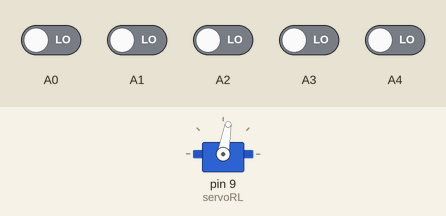
The sketch below on a simulated Arduino Uno, built with avr-gcc and run on an emulated ATmega328P. On the bench: servo. Inputs (shaded band) come from the test bench; at power-on: A0–4 LOW.

Above: at 1.2 s.
1.3 s: A2 driven HIGH
At 2.7 s:
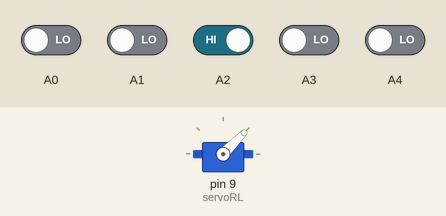
Timing chart, 0 to 4.3 s (numbered marks = the images above; inputs shaded):
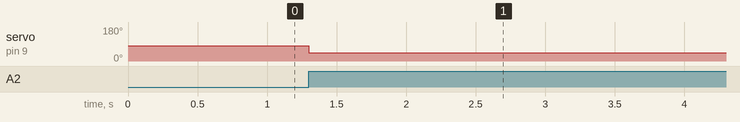

Measured:
- after the input at 1.3 s, servo on pin 9 (servoRL): 80° → 45° at once

The sketch:

lab_P.ino
```cpp
#include <Servo.h>

Servo servoRL;
//Servo servoUD;

int A=0;//0
int B=0;//1
int C=0;//2
int D=0;//3
int E=0;//4

// Arduino pins for the shift register
#define MOTORLATCH 12
#define MOTORCLK 4
#define MOTORENABLE 7
#define MOTORDATA 8

// 8-bit bus after the 74HC595 shift register
// (not Arduino pins)
// These are used to set the direction of the bridge driver.
#define MOTOR1_A 2
#define MOTOR1_B 3
#define MOTOR2_A 1
#define MOTOR2_B 4
#define MOTOR3_A 5
#define MOTOR3_B 7
#define MOTOR4_A 0
#define MOTOR4_B 6

//TODO:
#define MOTOR1_PWM 11
#define MOTOR2_PWM 3
#define MOTOR3_PWM 6
#define MOTOR4_PWM 5

// Codes for the motor function.
#define FORWARD 1
#define BACKWARD 2
#define RELEASE 3

int select=0;
int pwm=0;


void setup() {
  servoRL.attach(9);//right & left

  pinMode(A0,INPUT);
  pinMode(A1,INPUT);
  pinMode(A2,INPUT);
  pinMode(A3,INPUT);
  pinMode(A4,INPUT);
  servoRL.write(80);
}

void loop() {

  A=digitalRead(A0);
  B=digitalRead(A1);
  C=digitalRead(A2);
  D=digitalRead(A3);
  E=digitalRead(A4);

//  servoRL.write(70);

  if(A==HIGH){

//    servoRL.write(90);
//    delay(10);
    servoRL.write(95);
    delay(7000);
//    servoRL.write(85);
//    delay(10);
 //   servoRL.write(70);

  }
  if(B==HIGH){
    servoRL.write(80);

    delay(7000);
  }
  if(C==HIGH){
//    servoRL.write(50);
//    delay(10);
 //   servoRL.write(50);
 //   delay(10);
    servoRL.write(45);
    delay(7000);
 //   servoRL.write(65);
//    delay(10);
//    servoRL.write(70);
//    delay(10);

  }
  if(D==HIGH){
//    servoRL.write(90);
//    delay(10);
    servoRL.write(95);
    delay(7000);
//    servoRL.write(85);
//    delay(10);
//    servoRL.write(70);

  }
  if(E==HIGH){
    servoRL.write(80);

    delay(7000);
  }
}


void motor(int nMotor, int command, int speed)
{
  int motorA, motorB;

  if (nMotor >= 1 && nMotor <= 4)
  {
    switch (nMotor)
    {
    case 1:
      motorA   = MOTOR1_A;//2
      motorB   = MOTOR1_B;//3
      break;
    case 2:
      motorA   = MOTOR2_A;//1
      motorB   = MOTOR2_B;//4
      break;
    case 3:
      motorA   = MOTOR3_A;//5
      motorB   = MOTOR3_B;//7
      break;
    case 4:
      motorA   = MOTOR4_A;//0
      motorB   = MOTOR4_B;//6
      break;
    default:
      break;
    }

    switch (command)
    {
    case FORWARD:
      motor_output (motorA, HIGH, speed);//HIGH ->left
      motor_output (motorB, LOW, -1);     // -1: no PWM set
      break;
    case BACKWARD:
      motor_output (motorA, LOW, speed);//LOW -> right
      motor_output (motorB, HIGH, -1);    // -1: no PWM set
      break;
    case RELEASE:
      motor_output (motorA, LOW, 0);  // 0: output floating.
      motor_output (motorB, LOW, -1); // -1: no PWM set
      break;
    default:
      break;
    }
  }
}
// ---------------------------------
// motor_output
void motor_output (int output, int high_low, int speed)
{

  switch (output)
  {
  case MOTOR1_A:
  case MOTOR1_B:
    pwm = MOTOR1_PWM;
    break;
  case MOTOR2_A:
  case MOTOR2_B:
    pwm = MOTOR2_PWM;
    break;
  case MOTOR3_A:
  case MOTOR3_B:
    pwm = MOTOR3_PWM;
    break;
  case MOTOR4_A:
  case MOTOR4_B:
    pwm = MOTOR4_PWM;
    break;
  default:
    // Use speed as error flag, -3333 = invalid output.
    speed = -3333;
    break;
  }

  if (speed != -3333)
  {
    shiftWrite(output, high_low);

    if (speed >= 0 && speed <= 255)
    {
      //TODO:
      analogWrite(pwm,speed);
    }
  }
}


// ---------------------------------
// shiftWrite
void shiftWrite(int output, int high_low)
{
  static int latch_copy;
  static int shift_register_initialized = false;

  // Do the initialization on the fly,
  // at the first time it is used.
  if (!shift_register_initialized)
  {
    // Set pins for shift register to output
    pinMode(MOTORLATCH, OUTPUT);
    pinMode(MOTORENABLE, OUTPUT);
    pinMode(MOTORDATA, OUTPUT);
    pinMode(MOTORCLK, OUTPUT);

    // Set pins for shift register to default value (low);
    digitalWrite(MOTORDATA, LOW);
    digitalWrite(MOTORLATCH, LOW);
    digitalWrite(MOTORCLK, LOW);
    // Enable the shift register, set Enable pin Low.
    digitalWrite(MOTORENABLE, LOW);

    // start with all outputs (of the shift register) low
    latch_copy = 0;

    shift_register_initialized = true;
  }

  // The defines HIGH and LOW are 1 and 0.
  // So this is valid.
  bitWrite(latch_copy, output, high_low);

  shiftOut(MOTORDATA, MOTORCLK, MSBFIRST, latch_copy);
  delayMicroseconds(5);    // For safety, not really needed.
  digitalWrite(MOTORLATCH, HIGH);
  delayMicroseconds(5);    // For safety, not really needed.
  digitalWrite(MOTORLATCH, LOW);
}
```
